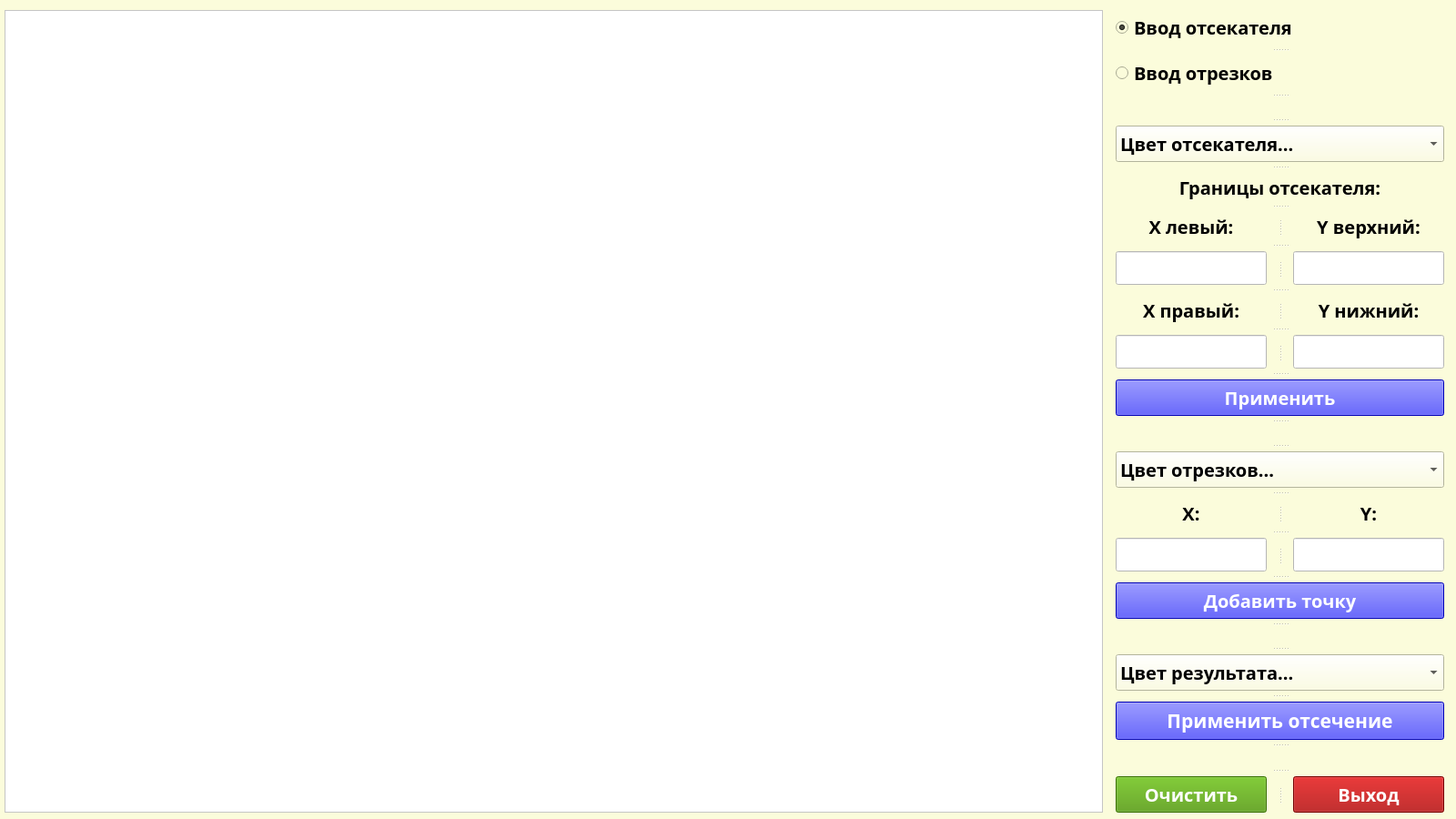
<?xml version="1.0" encoding="UTF-8"?>
<ui version="4.0">
 <class>MainWindow</class>
 <widget class="QMainWindow" name="MainWindow">
  <property name="geometry">
   <rect>
    <x>0</x>
    <y>0</y>
    <width>1600</width>
    <height>900</height>
   </rect>
  </property>
  <property name="font">
   <font>
    <family>KacstTitle</family>
    <pointsize>15</pointsize>
    <weight>75</weight>
    <bold>true</bold>
   </font>
  </property>
  <property name="windowTitle">
   <string>Отсечение отрезков методом Сазерленда-Коэна</string>
  </property>
  <property name="styleSheet">
   <string notr="true">background-color: rgb(251, 252, 219);</string>
  </property>
  <widget class="QWidget" name="centralwidget">
   <widget class="QWidget" name="">
    <property name="geometry">
     <rect>
      <x>5</x>
      <y>11</y>
      <width>1582</width>
      <height>882</height>
     </rect>
    </property>
    <layout class="QGridLayout" name="gridLayout">
     <property name="horizontalSpacing">
      <number>14</number>
     </property>
     <item row="0" column="0">
      <widget class="QGraphicsView" name="canvas">
       <property name="minimumSize">
        <size>
         <width>1200</width>
         <height>880</height>
        </size>
       </property>
       <property name="styleSheet">
        <string notr="true">background-color: rgb(255, 255, 255);</string>
       </property>
      </widget>
     </item>
     <item row="0" column="1">
      <widget class="QSplitter" name="splitter_8">
       <property name="orientation">
        <enum>Qt::Vertical</enum>
       </property>
       <property name="handleWidth">
        <number>12</number>
       </property>
       <widget class="QRadioButton" name="radio_cutter">
        <property name="font">
         <font>
          <family>KacstTitle</family>
          <pointsize>15</pointsize>
          <weight>75</weight>
          <bold>true</bold>
         </font>
        </property>
        <property name="text">
         <string>Ввод отсекателя</string>
        </property>
        <property name="checked">
         <bool>true</bool>
        </property>
       </widget>
       <widget class="QRadioButton" name="radio_line">
        <property name="font">
         <font>
          <family>KacstTitle</family>
          <pointsize>15</pointsize>
          <weight>75</weight>
          <bold>true</bold>
         </font>
        </property>
        <property name="text">
         <string>Ввод отрезков</string>
        </property>
       </widget>
       <widget class="QLabel" name="label">
        <property name="text">
         <string/>
        </property>
       </widget>
       <widget class="QComboBox" name="cutter_box">
        <property name="maximumSize">
         <size>
          <width>361</width>
          <height>51</height>
         </size>
        </property>
        <property name="font">
         <font>
          <family>KacstTitle</family>
          <pointsize>15</pointsize>
          <weight>75</weight>
          <bold>true</bold>
         </font>
        </property>
        <property name="styleSheet">
         <string notr="true">selection-color: rgb(0, 0, 0);</string>
        </property>
        <item>
         <property name="text">
          <string>Цвет отсекателя...</string>
         </property>
        </item>
        <item>
         <property name="text">
          <string>Красный</string>
         </property>
        </item>
        <item>
         <property name="text">
          <string>Синий</string>
         </property>
        </item>
        <item>
         <property name="text">
          <string>Черный</string>
         </property>
        </item>
        <item>
         <property name="text">
          <string>Зеленый</string>
         </property>
        </item>
        <item>
         <property name="text">
          <string>Оранжевый</string>
         </property>
        </item>
        <item>
         <property name="text">
          <string>Фиолетовый</string>
         </property>
        </item>
        <item>
         <property name="text">
          <string>Белый</string>
         </property>
        </item>
       </widget>
       <widget class="QLabel" name="border_label">
        <property name="sizePolicy">
         <sizepolicy hsizetype="Preferred" vsizetype="Fixed">
          <horstretch>0</horstretch>
          <verstretch>0</verstretch>
         </sizepolicy>
        </property>
        <property name="minimumSize">
         <size>
          <width>171</width>
          <height>0</height>
         </size>
        </property>
        <property name="font">
         <font>
          <family>KacstTitle</family>
          <pointsize>15</pointsize>
          <weight>75</weight>
          <bold>true</bold>
         </font>
        </property>
        <property name="text">
         <string>Границы отсекателя:</string>
        </property>
        <property name="alignment">
         <set>Qt::AlignCenter</set>
        </property>
       </widget>
       <widget class="QSplitter" name="splitter">
        <property name="maximumSize">
         <size>
          <width>16777215</width>
          <height>16777215</height>
         </size>
        </property>
        <property name="orientation">
         <enum>Qt::Horizontal</enum>
        </property>
        <property name="handleWidth">
         <number>29</number>
        </property>
        <widget class="QLabel" name="left_label">
         <property name="sizePolicy">
          <sizepolicy hsizetype="Preferred" vsizetype="Fixed">
           <horstretch>0</horstretch>
           <verstretch>0</verstretch>
          </sizepolicy>
         </property>
         <property name="minimumSize">
          <size>
           <width>166</width>
           <height>0</height>
          </size>
         </property>
         <property name="font">
          <font>
           <family>KacstTitle</family>
           <pointsize>15</pointsize>
           <weight>75</weight>
           <bold>true</bold>
          </font>
         </property>
         <property name="text">
          <string>X левый:</string>
         </property>
         <property name="alignment">
          <set>Qt::AlignCenter</set>
         </property>
        </widget>
        <widget class="QLabel" name="top_label">
         <property name="sizePolicy">
          <sizepolicy hsizetype="Preferred" vsizetype="Fixed">
           <horstretch>0</horstretch>
           <verstretch>0</verstretch>
          </sizepolicy>
         </property>
         <property name="minimumSize">
          <size>
           <width>166</width>
           <height>0</height>
          </size>
         </property>
         <property name="font">
          <font>
           <family>KacstTitle</family>
           <pointsize>15</pointsize>
           <weight>75</weight>
           <bold>true</bold>
          </font>
         </property>
         <property name="text">
          <string>Y верхний:</string>
         </property>
         <property name="alignment">
          <set>Qt::AlignCenter</set>
         </property>
        </widget>
       </widget>
       <widget class="QSplitter" name="splitter_2">
        <property name="maximumSize">
         <size>
          <width>16777215</width>
          <height>16777215</height>
         </size>
        </property>
        <property name="orientation">
         <enum>Qt::Horizontal</enum>
        </property>
        <property name="handleWidth">
         <number>29</number>
        </property>
        <widget class="QLineEdit" name="left_entry">
         <property name="font">
          <font>
           <pointsize>16</pointsize>
          </font>
         </property>
         <property name="styleSheet">
          <string notr="true">background-color: rgb(255, 255, 255);</string>
         </property>
        </widget>
        <widget class="QLineEdit" name="top_entry">
         <property name="font">
          <font>
           <pointsize>16</pointsize>
          </font>
         </property>
         <property name="styleSheet">
          <string notr="true">background-color: rgb(255, 255, 255);</string>
         </property>
        </widget>
       </widget>
       <widget class="QSplitter" name="splitter_3">
        <property name="maximumSize">
         <size>
          <width>16777215</width>
          <height>16777215</height>
         </size>
        </property>
        <property name="orientation">
         <enum>Qt::Horizontal</enum>
        </property>
        <property name="handleWidth">
         <number>29</number>
        </property>
        <widget class="QLabel" name="right_label">
         <property name="sizePolicy">
          <sizepolicy hsizetype="Preferred" vsizetype="Fixed">
           <horstretch>0</horstretch>
           <verstretch>0</verstretch>
          </sizepolicy>
         </property>
         <property name="minimumSize">
          <size>
           <width>166</width>
           <height>0</height>
          </size>
         </property>
         <property name="font">
          <font>
           <family>KacstTitle</family>
           <pointsize>15</pointsize>
           <weight>75</weight>
           <bold>true</bold>
          </font>
         </property>
         <property name="text">
          <string>X правый:</string>
         </property>
         <property name="alignment">
          <set>Qt::AlignCenter</set>
         </property>
        </widget>
        <widget class="QLabel" name="bottom_label">
         <property name="sizePolicy">
          <sizepolicy hsizetype="Preferred" vsizetype="Fixed">
           <horstretch>0</horstretch>
           <verstretch>0</verstretch>
          </sizepolicy>
         </property>
         <property name="minimumSize">
          <size>
           <width>166</width>
           <height>0</height>
          </size>
         </property>
         <property name="font">
          <font>
           <family>KacstTitle</family>
           <pointsize>15</pointsize>
           <weight>75</weight>
           <bold>true</bold>
          </font>
         </property>
         <property name="text">
          <string>Y нижний:</string>
         </property>
         <property name="alignment">
          <set>Qt::AlignCenter</set>
         </property>
        </widget>
       </widget>
       <widget class="QSplitter" name="splitter_4">
        <property name="maximumSize">
         <size>
          <width>16777215</width>
          <height>16777215</height>
         </size>
        </property>
        <property name="orientation">
         <enum>Qt::Horizontal</enum>
        </property>
        <property name="handleWidth">
         <number>29</number>
        </property>
        <widget class="QLineEdit" name="right_entry">
         <property name="font">
          <font>
           <pointsize>16</pointsize>
          </font>
         </property>
         <property name="styleSheet">
          <string notr="true">background-color: rgb(255, 255, 255);</string>
         </property>
        </widget>
        <widget class="QLineEdit" name="bottom_entry">
         <property name="font">
          <font>
           <pointsize>16</pointsize>
          </font>
         </property>
         <property name="styleSheet">
          <string notr="true">background-color: rgb(255, 255, 255);</string>
         </property>
        </widget>
       </widget>
       <widget class="QPushButton" name="cutter_btn">
        <property name="sizePolicy">
         <sizepolicy hsizetype="Minimum" vsizetype="Fixed">
          <horstretch>0</horstretch>
          <verstretch>0</verstretch>
         </sizepolicy>
        </property>
        <property name="maximumSize">
         <size>
          <width>16777215</width>
          <height>51</height>
         </size>
        </property>
        <property name="font">
         <font>
          <family>KacstTitle</family>
          <pointsize>15</pointsize>
          <weight>75</weight>
          <italic>false</italic>
          <bold>true</bold>
         </font>
        </property>
        <property name="styleSheet">
         <string notr="true">background-color: rgb(0, 0, 255);
color: rgb(255, 255, 255);</string>
        </property>
        <property name="text">
         <string>Применить</string>
        </property>
       </widget>
       <widget class="QLabel" name="label_2">
        <property name="text">
         <string/>
        </property>
       </widget>
       <widget class="QComboBox" name="line_box">
        <property name="maximumSize">
         <size>
          <width>361</width>
          <height>51</height>
         </size>
        </property>
        <property name="font">
         <font>
          <family>KacstTitle</family>
          <pointsize>15</pointsize>
          <weight>75</weight>
          <bold>true</bold>
         </font>
        </property>
        <property name="styleSheet">
         <string notr="true">selection-color: rgb(0, 0, 0);</string>
        </property>
        <item>
         <property name="text">
          <string>Цвет отрезков...</string>
         </property>
        </item>
        <item>
         <property name="text">
          <string>Красный</string>
         </property>
        </item>
        <item>
         <property name="text">
          <string>Синий</string>
         </property>
        </item>
        <item>
         <property name="text">
          <string>Черный</string>
         </property>
        </item>
        <item>
         <property name="text">
          <string>Зеленый</string>
         </property>
        </item>
        <item>
         <property name="text">
          <string>Оранжевый</string>
         </property>
        </item>
        <item>
         <property name="text">
          <string>Фиолетовый</string>
         </property>
        </item>
        <item>
         <property name="text">
          <string>Белый</string>
         </property>
        </item>
       </widget>
       <widget class="QSplitter" name="splitter_5">
        <property name="maximumSize">
         <size>
          <width>16777215</width>
          <height>16777215</height>
         </size>
        </property>
        <property name="orientation">
         <enum>Qt::Horizontal</enum>
        </property>
        <property name="handleWidth">
         <number>29</number>
        </property>
        <widget class="QLabel" name="x_label">
         <property name="sizePolicy">
          <sizepolicy hsizetype="Preferred" vsizetype="Fixed">
           <horstretch>0</horstretch>
           <verstretch>0</verstretch>
          </sizepolicy>
         </property>
         <property name="minimumSize">
          <size>
           <width>166</width>
           <height>0</height>
          </size>
         </property>
         <property name="font">
          <font>
           <family>KacstTitle</family>
           <pointsize>15</pointsize>
           <weight>75</weight>
           <bold>true</bold>
          </font>
         </property>
         <property name="text">
          <string>X:</string>
         </property>
         <property name="alignment">
          <set>Qt::AlignCenter</set>
         </property>
        </widget>
        <widget class="QLabel" name="y_label">
         <property name="sizePolicy">
          <sizepolicy hsizetype="Preferred" vsizetype="Fixed">
           <horstretch>0</horstretch>
           <verstretch>0</verstretch>
          </sizepolicy>
         </property>
         <property name="minimumSize">
          <size>
           <width>166</width>
           <height>0</height>
          </size>
         </property>
         <property name="font">
          <font>
           <family>KacstTitle</family>
           <pointsize>15</pointsize>
           <weight>75</weight>
           <bold>true</bold>
          </font>
         </property>
         <property name="text">
          <string>Y:</string>
         </property>
         <property name="alignment">
          <set>Qt::AlignCenter</set>
         </property>
        </widget>
       </widget>
       <widget class="QSplitter" name="splitter_6">
        <property name="maximumSize">
         <size>
          <width>16777215</width>
          <height>16777215</height>
         </size>
        </property>
        <property name="orientation">
         <enum>Qt::Horizontal</enum>
        </property>
        <property name="handleWidth">
         <number>29</number>
        </property>
        <widget class="QLineEdit" name="x_entry">
         <property name="font">
          <font>
           <pointsize>16</pointsize>
          </font>
         </property>
         <property name="styleSheet">
          <string notr="true">background-color: rgb(255, 255, 255);</string>
         </property>
        </widget>
        <widget class="QLineEdit" name="y_entry">
         <property name="font">
          <font>
           <pointsize>16</pointsize>
          </font>
         </property>
         <property name="styleSheet">
          <string notr="true">background-color: rgb(255, 255, 255);</string>
         </property>
        </widget>
       </widget>
       <widget class="QPushButton" name="add_btn">
        <property name="sizePolicy">
         <sizepolicy hsizetype="Minimum" vsizetype="Fixed">
          <horstretch>0</horstretch>
          <verstretch>0</verstretch>
         </sizepolicy>
        </property>
        <property name="maximumSize">
         <size>
          <width>16777215</width>
          <height>51</height>
         </size>
        </property>
        <property name="font">
         <font>
          <family>KacstTitle</family>
          <pointsize>15</pointsize>
          <weight>75</weight>
          <italic>false</italic>
          <bold>true</bold>
         </font>
        </property>
        <property name="styleSheet">
         <string notr="true">background-color: rgb(0, 0, 255);
color: rgb(255, 255, 255);</string>
        </property>
        <property name="text">
         <string>Добавить точку</string>
        </property>
       </widget>
       <widget class="QLabel" name="label_3">
        <property name="text">
         <string/>
        </property>
       </widget>
       <widget class="QComboBox" name="result_box">
        <property name="maximumSize">
         <size>
          <width>361</width>
          <height>51</height>
         </size>
        </property>
        <property name="font">
         <font>
          <family>KacstTitle</family>
          <pointsize>15</pointsize>
          <weight>75</weight>
          <bold>true</bold>
         </font>
        </property>
        <property name="styleSheet">
         <string notr="true">selection-color: rgb(0, 0, 0);</string>
        </property>
        <item>
         <property name="text">
          <string>Цвет результата...</string>
         </property>
        </item>
        <item>
         <property name="text">
          <string>Красный</string>
         </property>
        </item>
        <item>
         <property name="text">
          <string>Синий</string>
         </property>
        </item>
        <item>
         <property name="text">
          <string>Черный</string>
         </property>
        </item>
        <item>
         <property name="text">
          <string>Зеленый</string>
         </property>
        </item>
        <item>
         <property name="text">
          <string>Оранжевый</string>
         </property>
        </item>
        <item>
         <property name="text">
          <string>Фиолетовый</string>
         </property>
        </item>
        <item>
         <property name="text">
          <string>Белый</string>
         </property>
        </item>
       </widget>
       <widget class="QPushButton" name="cut_btn">
        <property name="sizePolicy">
         <sizepolicy hsizetype="Minimum" vsizetype="Fixed">
          <horstretch>0</horstretch>
          <verstretch>0</verstretch>
         </sizepolicy>
        </property>
        <property name="maximumSize">
         <size>
          <width>16777215</width>
          <height>51</height>
         </size>
        </property>
        <property name="font">
         <font>
          <family>KacstTitle</family>
          <pointsize>16</pointsize>
          <weight>75</weight>
          <bold>true</bold>
         </font>
        </property>
        <property name="styleSheet">
         <string notr="true">color: rgb(255, 255, 255);
background-color: rgb(0, 0, 255);</string>
        </property>
        <property name="text">
         <string>Применить отсечение</string>
        </property>
       </widget>
       <widget class="QLabel" name="label_4">
        <property name="text">
         <string/>
        </property>
       </widget>
       <widget class="QSplitter" name="splitter_7">
        <property name="orientation">
         <enum>Qt::Horizontal</enum>
        </property>
        <property name="handleWidth">
         <number>29</number>
        </property>
        <widget class="QPushButton" name="clear_btn">
         <property name="minimumSize">
          <size>
           <width>166</width>
           <height>0</height>
          </size>
         </property>
         <property name="font">
          <font>
           <family>KacstTitle</family>
           <pointsize>15</pointsize>
           <weight>75</weight>
           <bold>true</bold>
          </font>
         </property>
         <property name="styleSheet">
          <string notr="true">color: rgb(255, 255, 255);
background-color: rgb(78, 154, 6);</string>
         </property>
         <property name="text">
          <string>Очистить</string>
         </property>
        </widget>
        <widget class="QPushButton" name="exit_btn">
         <property name="sizePolicy">
          <sizepolicy hsizetype="Minimum" vsizetype="Fixed">
           <horstretch>0</horstretch>
           <verstretch>0</verstretch>
          </sizepolicy>
         </property>
         <property name="minimumSize">
          <size>
           <width>166</width>
           <height>0</height>
          </size>
         </property>
         <property name="font">
          <font>
           <family>KacstTitle</family>
           <pointsize>15</pointsize>
           <weight>75</weight>
           <bold>true</bold>
          </font>
         </property>
         <property name="styleSheet">
          <string notr="true">color: rgb(255, 255, 255);
background-color: rgb(164, 0, 0);</string>
         </property>
         <property name="text">
          <string>Выход</string>
         </property>
        </widget>
       </widget>
      </widget>
     </item>
    </layout>
   </widget>
  </widget>
 </widget>
 <resources/>
 <connections/>
</ui>
